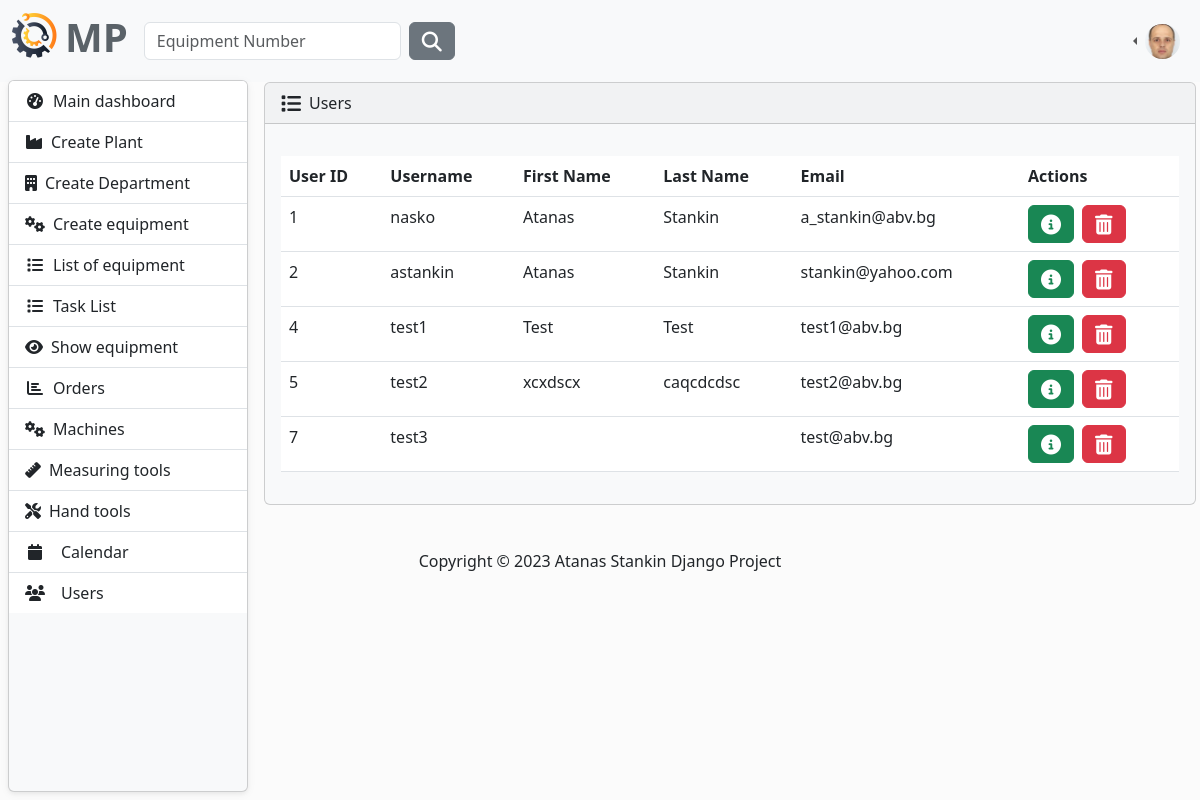
The page /user/users-list/ (signed in) on the database as committed earlier.
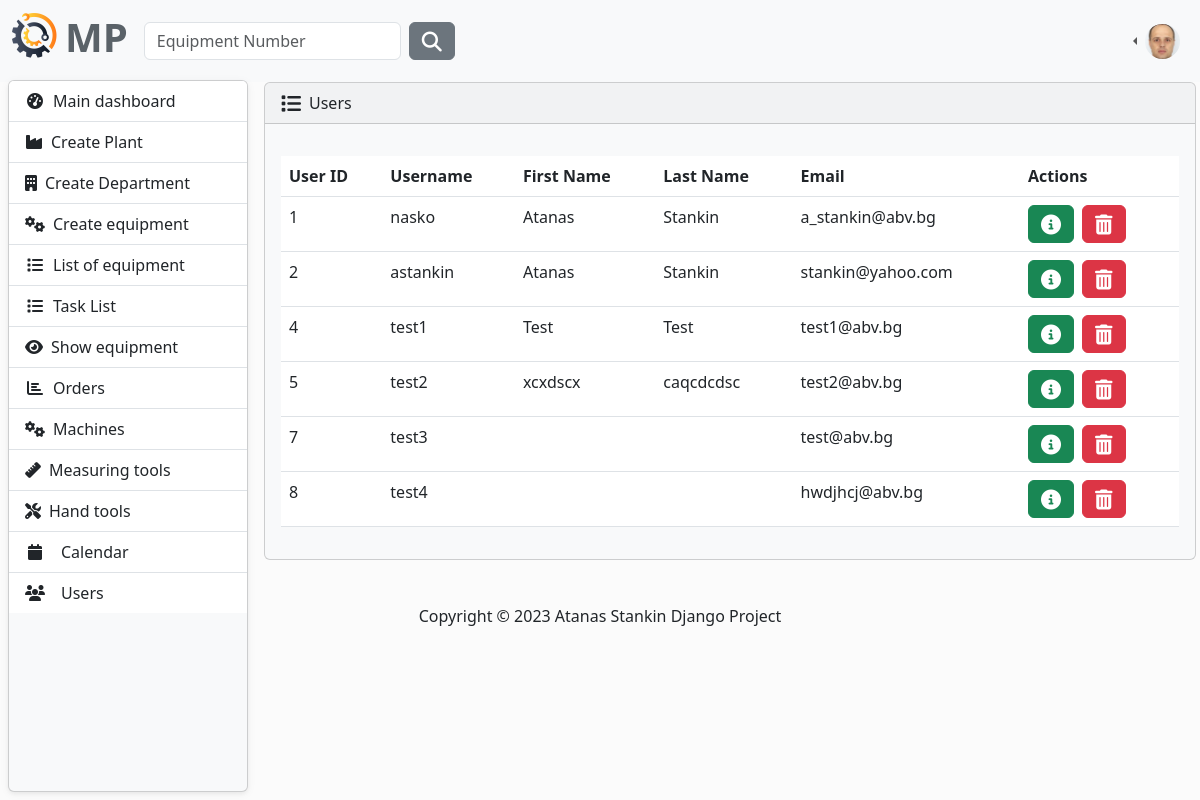
The same page on the database as committed later.
### MaintenancePlanner/accounts/models.py (models this page shows, shortened)
class AppUser(AbstractUser):
    first_name = models.CharField(
        max_length=30,
        validators=[
            MinLengthValidator(2),
            user_name_validator,
        ]
    )
    last_name = models.CharField(
        max_length=30,
        validators=[
            MinLengthValidator(2),
            user_name_validator,
        ]
    )
    email = models.EmailField(unique=True)

class Profile(models.Model):
    user = models.OneToOneField(AppUser, on_delete=models.CASCADE)
    image = models.ImageField(
        default='images/default.jpg',
        null=True,
        blank=True,
        upload_to='images/'
    )

### MaintenancePlanner/accounts/views.py (the view)
# urls.py: path('users-list/', ListUsers.as_view(), name='users-list'),
class ListUsers(LoginRequiredMixin, ListView):
    model = AppUser
    template_name = 'users-list.html'
    context_object_name = 'users'

### MaintenancePlanner/accounts/templates/users-list.html (shortened to what this page needs)
{% extends "base.html" %}
{% block content %}
    <article>
        <div class="card bg-light ms-1 me-4 mb-4 mt-0">
            <div class="card-header">
                <i class="fa-solid fa-list fa-lg me-2"></i>Users
            </div>
            <div class="card-body">
                <p class="card-text">
                <div class="table-responsive">
                    <table class="table table-hover">
                        <thead>
                        <tr>
                            <th scope="col">User ID</th>
                            <th scope="col">Username</th>
                            <th scope="col">First Name</th>
                            <th scope="col">Last Name</th>
                            <th scope="col">Email</th>
                            <th scope="col">Actions</th>
                        </tr>
                        </thead>
                        <tbody>
                        {% for user in  users %}
                            <tr>
                                <td>{{ user.id }}</td>
                                <td>{{ user.username }}</td>
                                <td>{{ user.first_name }}</td>
                                <td>{{ user.last_name }}</td>
                                <td>{{ user.email }}</td>
                                <td>
                                    <button type="button" class="btn btn-success me-1"
                                            href="#" data-bs-toggle="modal"
                                            data-bs-target="#myModal{{ user.id }}">
                                        <i class="fa-solid fa-circle-info fa-lg"></i>
                                    </button>
                                    <button type="button" class="btn btn-danger me-1"
                                            href="#"
                                            data-bs-toggle="modal"
                                            data-bs-target="#myModal2{{ user.id }}">
                                        <i class="fa-solid fa-trash-can fa-lg"></i>
                                    </button>
                                </td>
                            </tr>
                        {% endfor %}
                        </tbody>
                    </table>
                </div>
            </div>
        </div>
    </article>
{% endblock %}

### templates/base.html (shortened to what this page needs)
{% load static %}
<!DOCTYPE html>
<html lang="en">
{% include 'partials/head.html' %}
<body>
{% include 'partials/navbar.html' %}
<main>
    {% block content %}
    {% endblock %}
</main>
{% if user.is_authenticated %}
    <aside>
        {% include 'partials/sidebar.html' %}
    </aside>
{% endif %}
{% include 'partials/footer.html' %}
</body>
</html>

### templates/partials/head.html (shortened to what this page needs)
{% load static %}
<head>
    <link rel="stylesheet" href="{% static 'css/layout.css' %}">
    <link rel="stylesheet" href="https://cdnjs.cloudflare.com/ajax/libs/font-awesome/6.4.0/css/all.min.css"
/>
    <link href="https://cdn.jsdelivr.net/npm/bootstrap@5.3.0-alpha3/dist/css/bootstrap.min.css" rel="stylesheet"
>
    <link rel="stylesheet" href="{% static 'css/body.css' %}">
    {% if  user.is_authenticated %}
        <link rel="stylesheet" href="{% static 'css/side-bar.css' %}">
        <link rel="stylesheet" href="{% static 'css/layout.css' %}">
    {% endif %}
</head>

### templates/partials/navbar.html (shortened to what this page needs)
{% load static %}
<nav class="navbar navbar-expand-lg bg-light" data-bs-theme="light">
    <div class="container-fluid">
        <a class="navbar-brand" href="{% url 'home-page' %}">
            <ul class="navbar-nav ms-auto d-flex flex-row">
                <li><img class="logo me-2" src="{% static 'img/logo.png' %}" alt="logo"></li>
                <li><h1 style="color: #5a6268; font-weight: bold">MP</h1></li>
            </ul>
             </a>
        <div class="collapse navbar-collapse" id="navbarColor01">
            {% if user.is_authenticated %}
            <form class="d-flex" method=POST action="{% url 'search-equipment' %}">
                <input class="form-control me-sm-2" type="search" placeholder="Equipment Number"
                       name="number">
                <button class="btn btn-secondary my-2 my-sm-0" type="submit"><i
                        class="fa-solid fa-magnifying-glass fa-lg"></i></button>
            </form>
            {% endif %}
            <ul class="navbar-nav ms-auto d-flex flex-row">
            {% if not request.user.is_authenticated %}
                <li class="nav-item">
                    <a class="nav-link" href="{% url 'login' %}"><i class="fa-solid fa-right-to-bracket fa-lg me-2"></i>Sig In
                    </a>
                </li>
                <li class="nav-item">
                    <a class="nav-link" href="{% url 'register' %}"><i class="fa-regular fa-address-card fa-lg me-2"></i>Sig Up
                    </a>
                </li>
                {% else %}
                <li class="nav-item dropdown">
                    <div class="btn-group dropstart">
                        <a class="nav-link dropdown-toggle" data-bs-toggle="dropdown" href="#" role="button"
                           aria-haspopup="true" aria-expanded="false">
                             {% if user.profile.image %}
                                    <img src="{{ user.profile.image.url }}" class="rounded-circle" height="35" loading="lazy"/>
                                {% else %}
                                    <img src="{% static 'img/profile-img.png' %}" class="rounded-circle" height="35"
                                         loading="lazy"/>
                                {% endif %}
                        </a>
                    </div>
                </li>
                {% endif %}
            </ul>
        </div>
    </div>
</nav>

### templates/partials/sidebar.html
<nav id="sidebarMenu" class="collapse d-lg-block sidebar card bg-light ms-2 me-2 mb-2 mt-0">
    <div class="position-sticky">
        <div class="list-group list-group-flush mx-0 mt-0">
            <a href="#" class="list-group-item list-group-item-action py-2 ripple" aria-current="true">
                <i class="fas fa-tachometer-alt fa-fw me-2"></i><span>Main dashboard</span>
            </a>
            <a href="{% url 'create-plant' %}" class="list-group-item list-group-item-action py-2 ripple">
                <i class="fa-solid fa-industry me-2"></i><span>Create Plant</span>
            </a>
            <a href="{% url 'create-department' %}" class="list-group-item list-group-item-action py-2 ripple">
                <i class="fa-solid fa-building me-2"></i><span>Create Department</span>
            </a>
            <a href="{% url 'create-equipment' %}" class="list-group-item list-group-item-action py-2 ripple">
                <i class="fa-solid fa-gears me-2"></i><span>Create equipment</span>
            </a>
            <a href="{% url 'equipment-list' %}" class="list-group-item list-group-item-action py-2 ripple">
                <i class="fa-solid fa-list fa-fw me-2"></i><span>List of equipment</span>
            </a>
            <a href="{% url 'task-list' %}" class="list-group-item list-group-item-action py-2 ripple">
                <i class="fa-solid fa-list fa-fw me-2"></i><span>Task List</span>
            </a>
            <a href="#" class="list-group-item list-group-item-action py-2 ripple">
                <i class="fa-solid fa-eye me-2"></i><span>Show equipment</span>
            </a>
            <a href="#" class="list-group-item list-group-item-action py-2 ripple">
                <i class="fas fa-chart-bar fa-fw me-2"></i><span>Orders</span>
            </a>
            <a href="#" class="list-group-item list-group-item-action py-2 ripple">
                <i class="fa-solid fa-gears me-2"></i><span>Machines</span>
            </a>
            <a href="#" class="list-group-item list-group-item-action py-2 ripple">
                <i class="fa-solid fa-ruler me-2"></i><span>Measuring tools</span>
            </a>
            <a href="#" class="list-group-item list-group-item-action py-2 ripple">
                <i class="fa-solid fa-screwdriver-wrench me-2"></i><span>Hand tools</span>
            </a>
            <a href="#" class="list-group-item list-group-item-action py-2 ripple"
            ><i class="fas fa-calendar fa-fw me-3"></i><span>Calendar</span></a
            >
            <a href="{% url 'users-list' %}" class="list-group-item list-group-item-action py-2 ripple"
            ><i class="fas fa-users fa-fw me-3"></i><span>Users</span></a
            >
        </div>
    </div>
</nav>

### templates/partials/footer.html (shortened to what this page needs)
<footer class="mt-auto mb-4">
    <div class="text-center">
        <p>
            Copyright &copy;
            Atanas Stankin Django Project
        </p>
    </div>
</footer>

### static/css/layout.css (style rules this page uses)
body { background-color: #fbfbfb; }
article { grid-area: content; margin-left: 20px; width: 100%; }
footer { padding: 20px; grid-area: footer; }

### static/css/body.css (style rules this page uses)
main { width: 100%; height: auto; margin: 0 auto; display: flex; flex-direction: column; }

### static/css/side-bar.css (style rules this page uses)
body { background-color: #fbfbfb; }
@media (min-width: 991.98px) { main { padding-left: 240px; } }
.sidebar { position: fixed; top: 80px; bottom: 0; left: 0; padding: 0 0 0; box-shadow: 0 2px 5px 0 rgb(0 0 0 / 5%), 0 2px 10px 0 rgb(0 0 0 / 5%); width: 240px; z-index: 600; overflow: hidden; }

Rows that differ between the two databases and show on the page:
added AppUser: id "8", username "test4", email "hwdjhcj@abv.bg"
